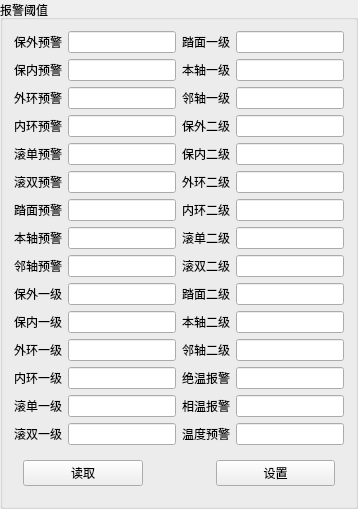
       <widget class="QGroupBox" name="gbox_alarmlimit">
        <property name="sizePolicy">
         <sizepolicy hsizetype="Preferred" vsizetype="Preferred">
          <horstretch>0</horstretch>
          <verstretch>0</verstretch>
         </sizepolicy>
        </property>
        <property name="title">
         <string>报警阈值</string>
        </property>
        <layout class="QGridLayout" name="gridLayout_8">
         <item row="0" column="0">
          <layout class="QGridLayout" name="gridLayout_10">
           <item row="14" column="2">
            <widget class="QLabel" name="lab_absolutetem">
             <property name="text">
              <string>绝温报警</string>
             </property>
            </widget>
           </item>
           <item row="8" column="0">
            <widget class="QLabel" name="lab_benzhouwarning">
             <property name="text">
              <string>本轴预警</string>
             </property>
            </widget>
           </item>
           <item row="15" column="0">
            <widget class="QLabel" name="lab_gundanfirst">
             <property name="text">
              <string>滚单一级</string>
             </property>
            </widget>
           </item>
           <item row="16" column="0">
            <widget class="QLabel" name="lab_gunshuangfirst">
             <property name="text">
              <string>滚双一级</string>
             </property>
            </widget>
           </item>
           <item row="14" column="0">
            <widget class="QLabel" name="lab_neihuanfirst">
             <property name="text">
              <string>内环一级</string>
             </property>
            </widget>
           </item>
           <item row="6" column="1">
            <widget class="QLineEdit" name="txt_gunshuangwarning">
             <property name="sizePolicy">
              <sizepolicy hsizetype="Preferred" vsizetype="Fixed">
               <horstretch>0</horstretch>
               <verstretch>0</verstretch>
              </sizepolicy>
             </property>
            </widget>
           </item>
           <item row="0" column="0">
            <widget class="QLabel" name="lab_baowaiwarning">
             <property name="sizePolicy">
              <sizepolicy hsizetype="Fixed" vsizetype="Preferred">
               <horstretch>0</horstretch>
               <verstretch>0</verstretch>
              </sizepolicy>
             </property>
             <property name="text">
              <string>保外预警</string>
             </property>
            </widget>
           </item>
           <item row="2" column="0">
            <widget class="QLabel" name="lab_baoneiwaring">
             <property name="text">
              <string>保内预警</string>
             </property>
            </widget>
           </item>
           <item row="10" column="0">
            <widget class="QLabel" name="lab_baowaifirst">
             <property name="text">
              <string>保外一级</string>
             </property>
            </widget>
           </item>
           <item row="4" column="0">
            <widget class="QLabel" name="lab_neihuanwarning">
             <property name="text">
              <string>内环预警</string>
             </property>
            </widget>
           </item>
           <item row="12" column="1">
            <widget class="QLineEdit" name="txt_baoneifirst">
             <property name="sizePolicy">
              <sizepolicy hsizetype="Preferred" vsizetype="Fixed">
               <horstretch>0</horstretch>
               <verstretch>0</verstretch>
              </sizepolicy>
             </property>
            </widget>
           </item>
           <item row="7" column="2">
            <widget class="QLabel" name="lab_neihuansecond">
             <property name="text">
              <string>内环二级</string>
             </property>
            </widget>
           </item>
           <item row="6" column="0">
            <widget class="QLabel" name="lab_gunshuangwarning">
             <property name="text">
              <string>滚双预警</string>
             </property>
            </widget>
           </item>
           <item row="0" column="3">
            <widget class="QLineEdit" name="txt_tamianfirst">
             <property name="sizePolicy">
              <sizepolicy hsizetype="Preferred" vsizetype="Fixed">
               <horstretch>0</horstretch>
               <verstretch>0</verstretch>
              </sizepolicy>
             </property>
            </widget>
           </item>
           <item row="8" column="1">
            <widget class="QLineEdit" name="txt_benzhouwarning">
             <property name="sizePolicy">
              <sizepolicy hsizetype="Preferred" vsizetype="Fixed">
               <horstretch>0</horstretch>
               <verstretch>0</verstretch>
              </sizepolicy>
             </property>
            </widget>
           </item>
           <item row="12" column="2">
            <widget class="QLabel" name="lab_benzhousecond">
             <property name="text">
              <string>本轴二级</string>
             </property>
            </widget>
           </item>
           <item row="5" column="1">
            <widget class="QLineEdit" name="txt_gundanwarning">
             <property name="sizePolicy">
              <sizepolicy hsizetype="Preferred" vsizetype="Fixed">
               <horstretch>0</horstretch>
               <verstretch>0</verstretch>
              </sizepolicy>
             </property>
            </widget>
           </item>
           <item row="14" column="1">
            <widget class="QLineEdit" name="txt_neihuanfirst">
             <property name="sizePolicy">
              <sizepolicy hsizetype="Preferred" vsizetype="Fixed">
               <horstretch>0</horstretch>
               <verstretch>0</verstretch>
              </sizepolicy>
             </property>
            </widget>
           </item>
           <item row="10" column="3">
            <widget class="QLineEdit" name="txt_tamiansecond">
             <property name="sizePolicy">
              <sizepolicy hsizetype="Preferred" vsizetype="Fixed">
               <horstretch>0</horstretch>
               <verstretch>0</verstretch>
              </sizepolicy>
             </property>
            </widget>
           </item>
           <item row="15" column="1">
            <widget class="QLineEdit" name="txt_gundanfirst">
             <property name="sizePolicy">
              <sizepolicy hsizetype="Preferred" vsizetype="Fixed">
               <horstretch>0</horstretch>
               <verstretch>0</verstretch>
              </sizepolicy>
             </property>
            </widget>
           </item>
           <item row="6" column="2">
            <widget class="QLabel" name="lab_waihuansecond">
             <property name="text">
              <string>外环二级</string>
             </property>
            </widget>
           </item>
           <item row="7" column="3">
            <widget class="QLineEdit" name="txt_neihuansecond">
             <property name="sizePolicy">
              <sizepolicy hsizetype="Preferred" vsizetype="Fixed">
               <horstretch>0</horstretch>
               <verstretch>0</verstretch>
              </sizepolicy>
             </property>
            </widget>
           </item>
           <item row="3" column="0">
            <widget class="QLabel" name="lab_waihuanwarning">
             <property name="text">
              <string>外环预警</string>
             </property>
            </widget>
           </item>
           <item row="4" column="1">
            <widget class="QLineEdit" name="txt_neihuanwarning">
             <property name="sizePolicy">
              <sizepolicy hsizetype="Preferred" vsizetype="Fixed">
               <horstretch>0</horstretch>
               <verstretch>0</verstretch>
              </sizepolicy>
             </property>
            </widget>
           </item>
           <item row="7" column="1">
            <widget class="QLineEdit" name="txt_tamianwarning">
             <property name="sizePolicy">
              <sizepolicy hsizetype="Preferred" vsizetype="Fixed">
               <horstretch>0</horstretch>
               <verstretch>0</verstretch>
              </sizepolicy>
             </property>
            </widget>
           </item>
           <item row="9" column="1">
            <widget class="QLineEdit" name="txt_linzhouwarning">
             <property name="sizePolicy">
              <sizepolicy hsizetype="Preferred" vsizetype="Fixed">
               <horstretch>0</horstretch>
               <verstretch>0</verstretch>
              </sizepolicy>
             </property>
            </widget>
           </item>
           <item row="2" column="2">
            <widget class="QLabel" name="lab_benzhoufirst">
             <property name="text">
              <string>本轴一级</string>
             </property>
            </widget>
           </item>
           <item row="5" column="0">
            <widget class="QLabel" name="lab_gundanwarning">
             <property name="text">
              <string>滚单预警</string>
             </property>
            </widget>
           </item>
           <item row="6" column="3">
            <widget class="QLineEdit" name="txt_waihuansecond">
             <property name="sizePolicy">
              <sizepolicy hsizetype="Preferred" vsizetype="Fixed">
               <horstretch>0</horstretch>
               <verstretch>0</verstretch>
              </sizepolicy>
             </property>
            </widget>
           </item>
           <item row="5" column="3">
            <widget class="QLineEdit" name="txt_baoneisecond">
             <property name="sizePolicy">
              <sizepolicy hsizetype="Preferred" vsizetype="Fixed">
               <horstretch>0</horstretch>
               <verstretch>0</verstretch>
              </sizepolicy>
             </property>
            </widget>
           </item>
           <item row="15" column="3">
            <widget class="QLineEdit" name="txt_relativetem">
             <property name="sizePolicy">
              <sizepolicy hsizetype="Preferred" vsizetype="Fixed">
               <horstretch>0</horstretch>
               <verstretch>0</verstretch>
              </sizepolicy>
             </property>
            </widget>
           </item>
           <item row="13" column="3">
            <widget class="QLineEdit" name="txt_linzhousecond">
             <property name="sizePolicy">
              <sizepolicy hsizetype="Preferred" vsizetype="Fixed">
               <horstretch>0</horstretch>
               <verstretch>0</verstretch>
              </sizepolicy>
             </property>
            </widget>
           </item>
           <item row="12" column="0">
            <widget class="QLabel" name="lab_baoneifirst">
             <property name="text">
              <string>保内一级</string>
             </property>
            </widget>
           </item>
           <item row="14" column="3">
            <widget class="QLineEdit" name="txt_absolutetem">
             <property name="sizePolicy">
              <sizepolicy hsizetype="Preferred" vsizetype="Fixed">
               <horstretch>0</horstretch>
               <verstretch>0</verstretch>
              </sizepolicy>
             </property>
            </widget>
           </item>
           <item row="9" column="3">
            <widget class="QLineEdit" name="txt_gunshuangsecond">
             <property name="sizePolicy">
              <sizepolicy hsizetype="Preferred" vsizetype="Fixed">
               <horstretch>0</horstretch>
               <verstretch>0</verstretch>
              </sizepolicy>
             </property>
            </widget>
           </item>
           <item row="13" column="0">
            <widget class="QLabel" name="lab_waihuanfirst">
             <property name="text">
              <string>外环一级</string>
             </property>
            </widget>
           </item>
           <item row="8" column="2">
            <widget class="QLabel" name="lab_gundansecond">
             <property name="text">
              <string>滚单二级</string>
             </property>
            </widget>
           </item>
           <item row="9" column="2">
            <widget class="QLabel" name="lab_gunshuangsecond">
             <property name="text">
              <string>滚双二级</string>
             </property>
            </widget>
           </item>
           <item row="5" column="2">
            <widget class="QLabel" name="lab_baoneisecond">
             <property name="text">
              <string>保内二级</string>
             </property>
            </widget>
           </item>
           <item row="3" column="3">
            <widget class="QLineEdit" name="txt_linzhoufirst">
             <property name="sizePolicy">
              <sizepolicy hsizetype="Preferred" vsizetype="Fixed">
               <horstretch>0</horstretch>
               <verstretch>0</verstretch>
              </sizepolicy>
             </property>
            </widget>
           </item>
           <item row="9" column="0">
            <widget class="QLabel" name="lab_linzhouwarning">
             <property name="text">
              <string>邻轴预警</string>
             </property>
            </widget>
           </item>
           <item row="16" column="1">
            <widget class="QLineEdit" name="txt_gunshuangfirst">
             <property name="sizePolicy">
              <sizepolicy hsizetype="Preferred" vsizetype="Fixed">
               <horstretch>0</horstretch>
               <verstretch>0</verstretch>
              </sizepolicy>
             </property>
            </widget>
           </item>
           <item row="13" column="1">
            <widget class="QLineEdit" name="txt_waihuanfirst">
             <property name="sizePolicy">
              <sizepolicy hsizetype="Preferred" vsizetype="Fixed">
               <horstretch>0</horstretch>
               <verstretch>0</verstretch>
              </sizepolicy>
             </property>
            </widget>
           </item>
           <item row="16" column="2">
            <widget class="QLabel" name="lab_temwarning">
             <property name="text">
              <string>温度预警</string>
             </property>
            </widget>
           </item>
           <item row="8" column="3">
            <widget class="QLineEdit" name="txt_gundansecond">
             <property name="sizePolicy">
              <sizepolicy hsizetype="Preferred" vsizetype="Fixed">
               <horstretch>0</horstretch>
               <verstretch>0</verstretch>
              </sizepolicy>
             </property>
            </widget>
           </item>
           <item row="16" column="3">
            <widget class="QLineEdit" name="txt_temwarning">
             <property name="sizePolicy">
              <sizepolicy hsizetype="Preferred" vsizetype="Fixed">
               <horstretch>0</horstretch>
               <verstretch>0</verstretch>
              </sizepolicy>
             </property>
            </widget>
           </item>
           <item row="2" column="1">
            <widget class="QLineEdit" name="txt_baoneiwaring">
             <property name="sizePolicy">
              <sizepolicy hsizetype="Preferred" vsizetype="Fixed">
               <horstretch>0</horstretch>
               <verstretch>0</verstretch>
              </sizepolicy>
             </property>
            </widget>
           </item>
           <item row="0" column="1">
            <widget class="QLineEdit" name="txt_baowaiwarning">
             <property name="sizePolicy">
              <sizepolicy hsizetype="Preferred" vsizetype="Fixed">
               <horstretch>0</horstretch>
               <verstretch>0</verstretch>
              </sizepolicy>
             </property>
            </widget>
           </item>
           <item row="4" column="2">
            <widget class="QLabel" name="lab_baowaisecond">
             <property name="text">
              <string>保外二级</string>
             </property>
            </widget>
           </item>
           <item row="12" column="3">
            <widget class="QLineEdit" name="txt_benzhousecond">
             <property name="sizePolicy">
              <sizepolicy hsizetype="Preferred" vsizetype="Fixed">
               <horstretch>0</horstretch>
               <verstretch>0</verstretch>
              </sizepolicy>
             </property>
            </widget>
           </item>
           <item row="4" column="3">
            <widget class="QLineEdit" name="txt_baowaisecond">
             <property name="sizePolicy">
              <sizepolicy hsizetype="Preferred" vsizetype="Fixed">
               <horstretch>0</horstretch>
               <verstretch>0</verstretch>
              </sizepolicy>
             </property>
            </widget>
           </item>
           <item row="7" column="0">
            <widget class="QLabel" name="lab_tamianwarning">
             <property name="text">
              <string>踏面预警</string>
             </property>
            </widget>
           </item>
           <item row="0" column="2">
            <widget class="QLabel" name="lab_tamianfirst">
             <property name="sizePolicy">
              <sizepolicy hsizetype="Fixed" vsizetype="Preferred">
               <horstretch>0</horstretch>
               <verstretch>0</verstretch>
              </sizepolicy>
             </property>
             <property name="text">
              <string>踏面一级</string>
             </property>
            </widget>
           </item>
           <item row="15" column="2">
            <widget class="QLabel" name="lab_relativetem">
             <property name="text">
              <string>相温报警</string>
             </property>
            </widget>
           </item>
           <item row="3" column="1">
            <widget class="QLineEdit" name="txt_waihuanwarning">
             <property name="sizePolicy">
              <sizepolicy hsizetype="Preferred" vsizetype="Fixed">
               <horstretch>0</horstretch>
               <verstretch>0</verstretch>
              </sizepolicy>
             </property>
            </widget>
           </item>
           <item row="3" column="2">
            <widget class="QLabel" name="lab_linzhoufirst">
             <property name="text">
              <string>邻轴一级</string>
             </property>
            </widget>
           </item>
           <item row="10" column="1">
            <widget class="QLineEdit" name="txt_baowaifirst">
             <property name="sizePolicy">
              <sizepolicy hsizetype="Preferred" vsizetype="Fixed">
               <horstretch>0</horstretch>
               <verstretch>0</verstretch>
              </sizepolicy>
             </property>
            </widget>
           </item>
           <item row="10" column="2">
            <widget class="QLabel" name="lab_tamiansecond">
             <property name="text">
              <string>踏面二级</string>
             </property>
            </widget>
           </item>
           <item row="13" column="2">
            <widget class="QLabel" name="lab_linzhousecond">
             <property name="text">
              <string>邻轴二级</string>
             </property>
            </widget>
           </item>
           <item row="2" column="3">
            <widget class="QLineEdit" name="txt_benzhoufirst">
             <property name="sizePolicy">
              <sizepolicy hsizetype="Preferred" vsizetype="Fixed">
               <horstretch>0</horstretch>
               <verstretch>0</verstretch>
              </sizepolicy>
             </property>
            </widget>
           </item>
          </layout>
         </item>
         <item row="2" column="0">
          <widget class="QWidget" name="widget_6" native="true">
           <property name="sizePolicy">
            <sizepolicy hsizetype="Ignored" vsizetype="Fixed">
             <horstretch>0</horstretch>
             <verstretch>0</verstretch>
            </sizepolicy>
           </property>
           <layout class="QHBoxLayout" name="horizontalLayout_2">
            <item>
             <widget class="QPushButton" name="btn_getalarmlimit">
              <property name="text">
               <string>读取</string>
              </property>
             </widget>
            </item>
            <item>
             <spacer name="horizontalSpacer_2">
              <property name="orientation">
               <enum>Qt::Horizontal</enum>
              </property>
              <property name="sizeType">
               <enum>QSizePolicy::Minimum</enum>
              </property>
              <property name="sizeHint" stdset="0">
               <size>
                <width>67</width>
                <height>20</height>
               </size>
              </property>
             </spacer>
            </item>
            <item>
             <widget class="QPushButton" name="btn_setalarmlimit">
              <property name="text">
               <string>设置</string>
              </property>
             </widget>
            </item>
           </layout>
          </widget>
         </item>
        </layout>
       </widget>
